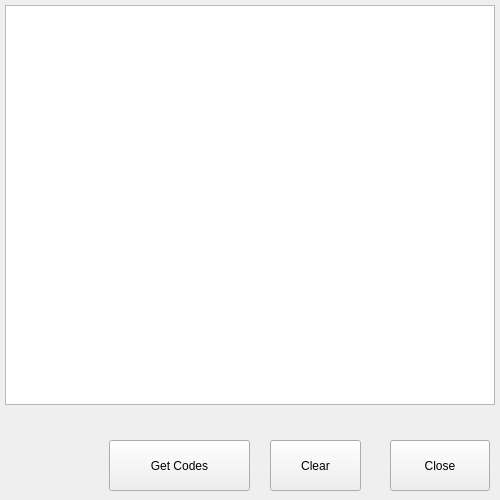
<?xml version="1.0" encoding="UTF-8"?>
<ui version="4.0">
 <class>TroubleCodeWindow</class>
 <widget class="QWidget" name="TroubleCodeWindow">
  <property name="geometry">
   <rect>
    <x>0</x>
    <y>0</y>
    <width>500</width>
    <height>500</height>
   </rect>
  </property>
  <property name="styleSheet">
   <string/>
  </property>
  <widget class="QListWidget" name="listWidget">
   <property name="geometry">
    <rect>
     <x>5</x>
     <y>5</y>
     <width>490</width>
     <height>400</height>
    </rect>
   </property>
   <widget class="QListWidgetItem" name="listWidgetItem" native="true">
    <property name="geometry">
     <rect>
      <x>0</x>
      <y>0</y>
      <width>100</width>
      <height>30</height>
     </rect>
    </property>
   </widget>
   <widget class="QListWidgetItem" name="listWidgetItem" native="true">
    <property name="geometry">
     <rect>
      <x>0</x>
      <y>0</y>
      <width>100</width>
      <height>30</height>
     </rect>
    </property>
   </widget>
   <widget class="QListWidgetItem" name="listWidgetItem" native="true">
    <property name="geometry">
     <rect>
      <x>0</x>
      <y>0</y>
      <width>100</width>
      <height>30</height>
     </rect>
    </property>
   </widget>
   <widget class="QListWidgetItem" name="listWidgetItem" native="true">
    <property name="geometry">
     <rect>
      <x>0</x>
      <y>0</y>
      <width>100</width>
      <height>30</height>
     </rect>
    </property>
   </widget>
  </widget>
  <widget class="QPushButton" name="getTroubleCodesButton">
   <property name="geometry">
    <rect>
     <x>109</x>
     <y>440</y>
     <width>141</width>
     <height>51</height>
    </rect>
   </property>
   <property name="styleSheet">
    <string/>
   </property>
   <property name="text">
    <string>Get Codes</string>
   </property>
  </widget>
  <widget class="QPushButton" name="clearTroubleCodesButton">
   <property name="geometry">
    <rect>
     <x>270</x>
     <y>440</y>
     <width>91</width>
     <height>51</height>
    </rect>
   </property>
   <property name="styleSheet">
    <string/>
   </property>
   <property name="text">
    <string>Clear</string>
   </property>
  </widget>
  <widget class="QPushButton" name="closeTroubleCodesButton">
   <property name="geometry">
    <rect>
     <x>390</x>
     <y>440</y>
     <width>100</width>
     <height>51</height>
    </rect>
   </property>
   <property name="styleSheet">
    <string/>
   </property>
   <property name="text">
    <string>Close</string>
   </property>
  </widget>
 </widget>
 <customwidgets>
  <customwidget>
   <class>QListWidgetItem</class>
   <extends>QWidget</extends>
   <header>qlistwidgetitem.h</header>
  </customwidget>
 </customwidgets>
 <resources/>
 <connections/>
</ui>
